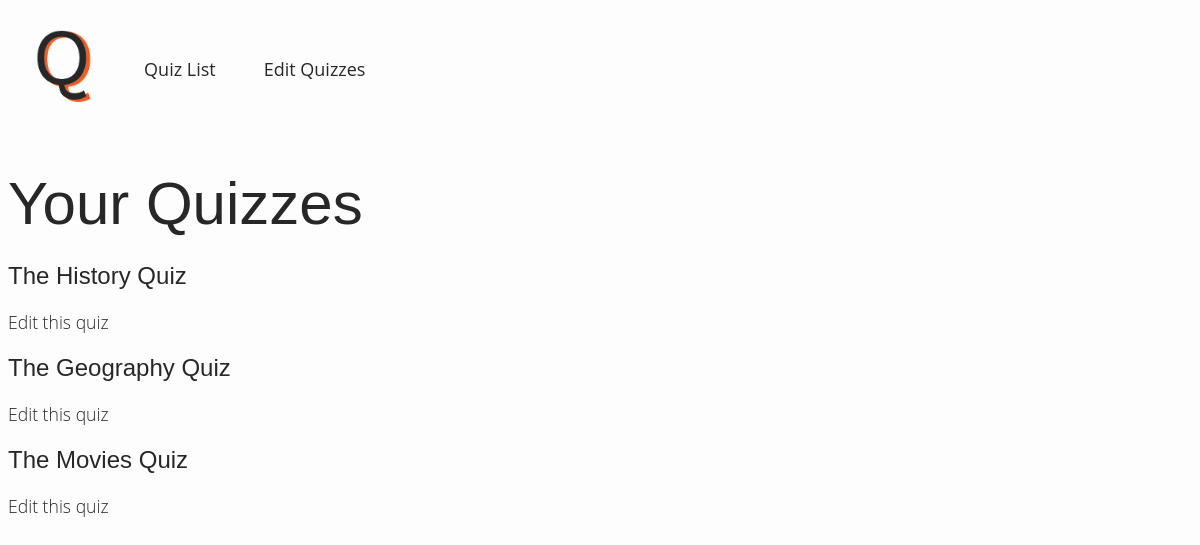
The app's page /show-quizzes with its own data.
### app/models.py (models this page shows, shortened)
class Quiz(db.Model):
    id = db.Column(db.Integer, primary_key=True)
    name = db.Column(db.String(120), index=True, unique=False)
    questions = db.relationship("Question", backref="questions", lazy="dynamic")

### app/routes.py (the view)
@app.route("/show-quizzes", methods=["GET"])
def show_quizzes():
	quizzes = Quiz.query.all()
	return render_template("quiz-list.html", quizzes=quizzes)

### app/templates/quiz-list.html (shortened to what this page needs)
{% extends "base.html" %}
{% block body %}
	<h1>Your Quizzes</h1>
	{% for quiz in quizzes %}
		<h2>{{ quiz.name }}</h2>
		<a href="/edit/{{ quiz.id }}"><p>Edit this quiz</p></a>
	{% endfor %}
{% endblock %}

### app/static/css/main.css (style rules this page uses)
body { align-items: left; background-color: #FDFDFD; }
h1 { font-family: Work Sans, sans-serif; font-weight: 300; font-size: 3.75em; margin-bottom: 0.4em; color: #272727; }
h2 { font-family: Work Sans, sans-serif; font-weight: 500; font-size: 1.5em; color: #272727; }
p { font-family: Open Sans, sans-serif; margin-bottom: 0px; font-size: 1.1em; font-weight: 300; color: #272727; }
a { text-decoration: none; color: #272727; }

### records on screen
Quiz: name "The History Quiz"
Quiz: name "The Geography Quiz"
Quiz: name "The Movies Quiz"
